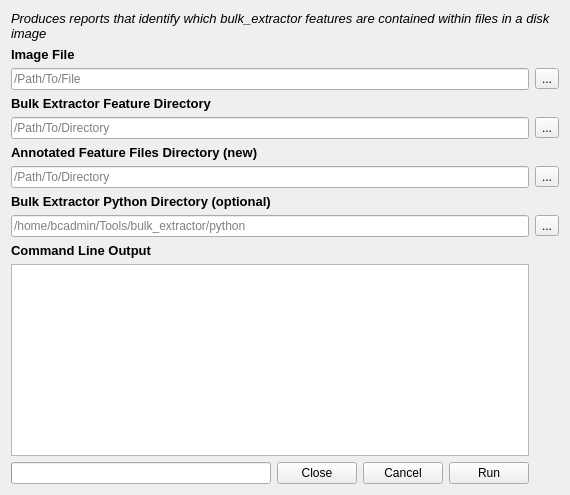
      <widget class="QWidget" name="annTab">
       <attribute name="title">
        <string>Annotate BE Reports</string>
       </attribute>
       <layout class="QGridLayout" name="gridLayout_4">
        <item row="0" column="0" colspan="5">
         <widget class="QLabel" name="annHeaderLabel">
          <property name="font">
           <font>
            <pointsize>10</pointsize>
            <italic>true</italic>
           </font>
          </property>
          <property name="text">
           <string>Produces reports that identify which bulk_extractor features are contained within files in a disk image</string>
          </property>
          <property name="wordWrap">
           <bool>true</bool>
          </property>
         </widget>
        </item>
        <item row="1" column="0">
         <widget class="QLabel" name="annImageLabel">
          <property name="font">
           <font>
            <pointsize>10</pointsize>
            <weight>75</weight>
            <bold>true</bold>
           </font>
          </property>
          <property name="text">
           <string>Image File</string>
          </property>
         </widget>
        </item>
        <item row="2" column="4">
         <widget class="QToolButton" name="annImageToolButton">
          <property name="text">
           <string>...</string>
          </property>
         </widget>
        </item>
        <item row="3" column="0">
         <widget class="QLabel" name="annBEFeatureLabel">
          <property name="font">
           <font>
            <pointsize>10</pointsize>
            <weight>75</weight>
            <bold>true</bold>
           </font>
          </property>
          <property name="text">
           <string>Bulk Extractor Feature Directory</string>
          </property>
         </widget>
        </item>
        <item row="4" column="4">
         <widget class="QToolButton" name="annBEFeatureToolButton">
          <property name="text">
           <string>...</string>
          </property>
         </widget>
        </item>
        <item row="5" column="0">
         <widget class="QLabel" name="annOutDirLabel">
          <property name="font">
           <font>
            <pointsize>10</pointsize>
            <weight>75</weight>
            <bold>true</bold>
           </font>
          </property>
          <property name="text">
           <string>Annotated Feature Files Directory (new)</string>
          </property>
         </widget>
        </item>
        <item row="6" column="4">
         <widget class="QToolButton" name="annOutDirToolButton">
          <property name="text">
           <string>...</string>
          </property>
         </widget>
        </item>
        <item row="7" column="0">
         <widget class="QLabel" name="annBEPyDirLabel">
          <property name="font">
           <font>
            <pointsize>10</pointsize>
            <weight>75</weight>
            <bold>true</bold>
           </font>
          </property>
          <property name="text">
           <string>Bulk Extractor Python Directory (optional)</string>
          </property>
         </widget>
        </item>
        <item row="8" column="4">
         <widget class="QToolButton" name="annBEPyDirToolButton">
          <property name="text">
           <string>...</string>
          </property>
         </widget>
        </item>
        <item row="9" column="0">
         <widget class="QLabel" name="annBETextEditLabel">
          <property name="font">
           <font>
            <pointsize>10</pointsize>
            <weight>75</weight>
            <bold>true</bold>
           </font>
          </property>
          <property name="text">
           <string>Command Line Output</string>
          </property>
         </widget>
        </item>
        <item row="11" column="0">
         <widget class="QProgressBar" name="annProgress">
          <property name="maximum">
           <number>1</number>
          </property>
          <property name="value">
           <number>-1</number>
          </property>
         </widget>
        </item>
        <item row="11" column="1">
         <widget class="QPushButton" name="annClose">
          <property name="sizePolicy">
           <sizepolicy hsizetype="Fixed" vsizetype="Fixed">
            <horstretch>0</horstretch>
            <verstretch>0</verstretch>
           </sizepolicy>
          </property>
          <property name="text">
           <string>Close</string>
          </property>
         </widget>
        </item>
        <item row="11" column="2">
         <widget class="QPushButton" name="annCancel">
          <property name="sizePolicy">
           <sizepolicy hsizetype="Fixed" vsizetype="Fixed">
            <horstretch>0</horstretch>
            <verstretch>0</verstretch>
           </sizepolicy>
          </property>
          <property name="text">
           <string>Cancel</string>
          </property>
         </widget>
        </item>
        <item row="11" column="3">
         <widget class="QPushButton" name="annRun">
          <property name="sizePolicy">
           <sizepolicy hsizetype="Fixed" vsizetype="Fixed">
            <horstretch>0</horstretch>
            <verstretch>0</verstretch>
           </sizepolicy>
          </property>
          <property name="text">
           <string>Run</string>
          </property>
         </widget>
        </item>
        <item row="10" column="0" colspan="4">
         <widget class="QTextEdit" name="annBETextEdit">
          <property name="autoFillBackground">
           <bool>true</bool>
          </property>
          <property name="textInteractionFlags">
           <set>Qt::TextSelectableByKeyboard|Qt::TextSelectableByMouse</set>
          </property>
         </widget>
        </item>
        <item row="8" column="0" colspan="4">
         <widget class="QLineEdit" name="annBEPyDirLineEdit">
          <property name="text">
           <string/>
          </property>
          <property name="placeholderText">
           <string>/home/bcadmin/Tools/bulk_extractor/python</string>
          </property>
         </widget>
        </item>
        <item row="6" column="0" colspan="4">
         <widget class="QLineEdit" name="annOutDirLineEdit">
          <property name="placeholderText">
           <string>/Path/To/Directory</string>
          </property>
         </widget>
        </item>
        <item row="4" column="0" colspan="4">
         <widget class="QLineEdit" name="annBEFeatureLineEdit">
          <property name="text">
           <string/>
          </property>
          <property name="placeholderText">
           <string>/Path/To/Directory</string>
          </property>
         </widget>
        </item>
        <item row="2" column="0" colspan="4">
         <widget class="QLineEdit" name="annImageLineEdit">
          <property name="text">
           <string/>
          </property>
          <property name="placeholderText">
           <string>/Path/To/File</string>
          </property>
         </widget>
        </item>
       </layout>
      </widget>
